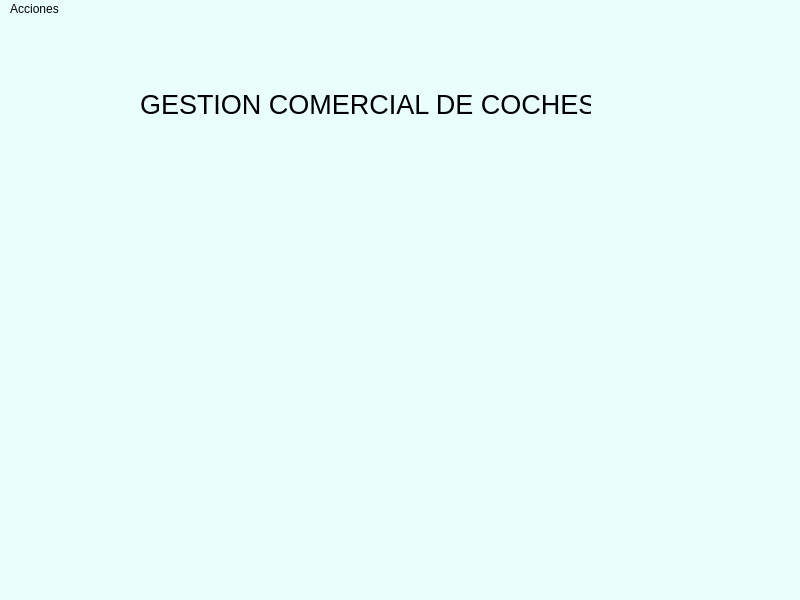
<?xml version="1.0" encoding="UTF-8"?>
<ui version="4.0">
 <class>MainWindow</class>
 <widget class="QMainWindow" name="MainWindow">
  <property name="geometry">
   <rect>
    <x>0</x>
    <y>0</y>
    <width>800</width>
    <height>600</height>
   </rect>
  </property>
  <property name="windowTitle">
   <string>MainWindow</string>
  </property>
  <property name="styleSheet">
   <string notr="true">background-color: rgb(233, 255, 252);</string>
  </property>
  <widget class="QWidget" name="centralwidget">
   <widget class="QLabel" name="label">
    <property name="geometry">
     <rect>
      <x>140</x>
      <y>30</y>
      <width>451</width>
      <height>111</height>
     </rect>
    </property>
    <property name="font">
     <font>
      <pointsize>20</pointsize>
     </font>
    </property>
    <property name="text">
     <string>&lt;html&gt;&lt;head/&gt;&lt;body&gt;&lt;p align=&quot;center&quot;&gt;GESTION COMERCIAL DE COCHES&lt;/p&gt;&lt;/body&gt;&lt;/html&gt;</string>
    </property>
   </widget>
   <widget class="QLabel" name="lbl_coche_fantastico">
    <property name="geometry">
     <rect>
      <x>80</x>
      <y>180</y>
      <width>601</width>
      <height>291</height>
     </rect>
    </property>
    <property name="text">
     <string/>
    </property>
   </widget>
  </widget>
  <widget class="QMenuBar" name="menubar">
   <property name="geometry">
    <rect>
     <x>0</x>
     <y>0</y>
     <width>800</width>
     <height>21</height>
    </rect>
   </property>
   <widget class="QMenu" name="menuAcciones">
    <property name="title">
     <string>Acciones</string>
    </property>
    <addaction name="actionRegistrar_coche"/>
    <addaction name="actionListar_coches"/>
    <addaction name="actionLista_con_list_widget"/>
    <addaction name="actionlistar_con_table_widget"/>
    <addaction name="actionAsistente_de_registro"/>
    <addaction name="actionSalir"/>
   </widget>
   <addaction name="menuAcciones"/>
  </widget>
  <widget class="QStatusBar" name="statusbar"/>
  <action name="actionRegistrar_coche">
   <property name="text">
    <string>Registrar coche</string>
   </property>
  </action>
  <action name="actionListar_coches">
   <property name="text">
    <string>Listar coches</string>
   </property>
  </action>
  <action name="actionLista_con_list_widget">
   <property name="text">
    <string>Lista con list widget</string>
   </property>
  </action>
  <action name="actionlistar_con_table_widget">
   <property name="text">
    <string>listar con table widget</string>
   </property>
  </action>
  <action name="actionAsistente_de_registro">
   <property name="text">
    <string>Asistente de registro</string>
   </property>
  </action>
  <action name="actionSalir">
   <property name="text">
    <string>Salir</string>
   </property>
  </action>
 </widget>
 <resources/>
 <connections/>
</ui>
